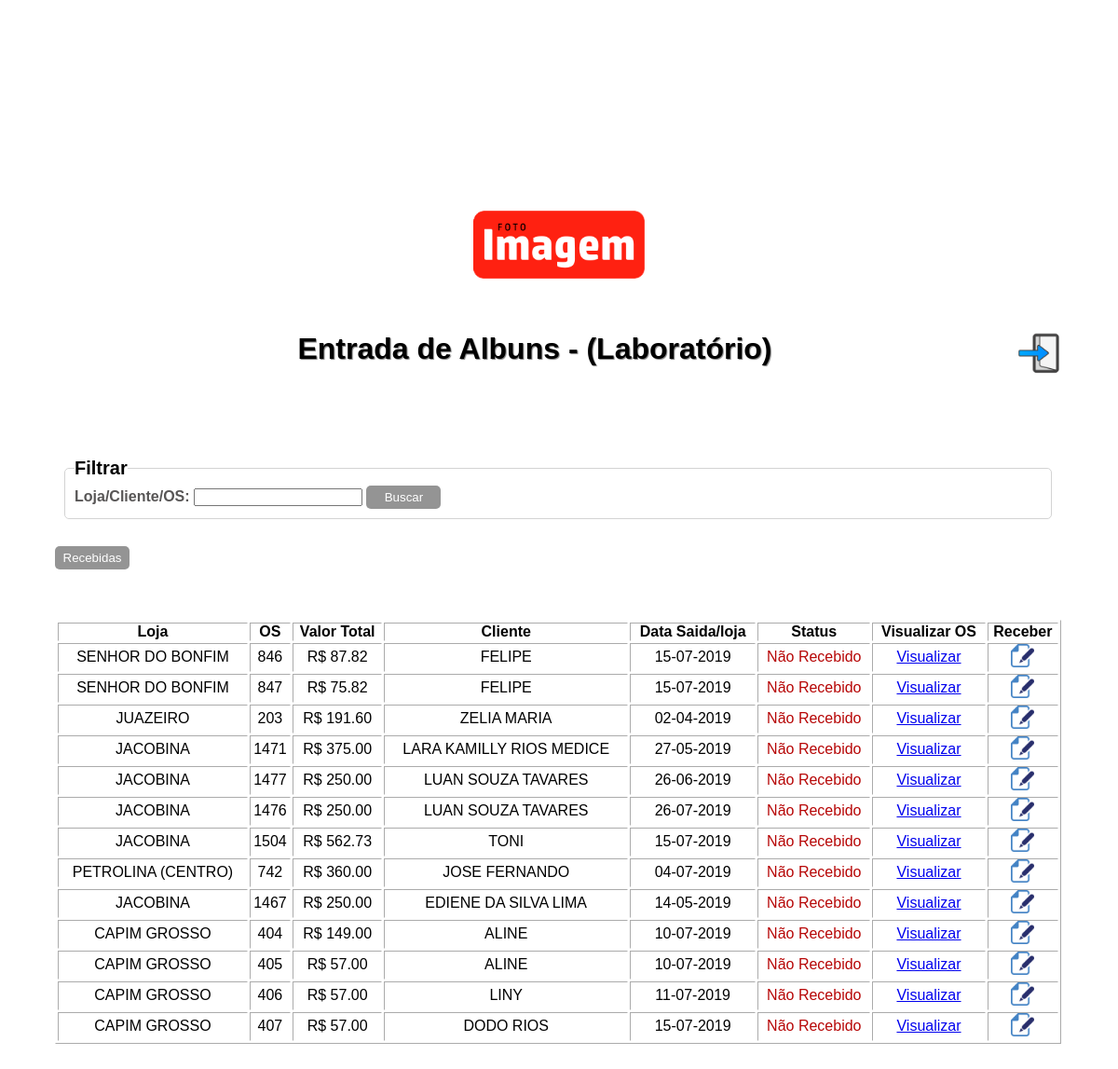
The app's page /receber_lab.php (signed in) with its own data.
### tables this page shows
CREATE TABLE `pedido` (
  `id_pedido` int(4) NOT NULL,
  `id_loja` int(4) NOT NULL,
  `os_fotografia` varchar(150) NOT NULL,
  `os` varchar(10) DEFAULT NULL,
  `codigo_cliente` int(6) DEFAULT NULL,
  `cliente` varchar(250) DEFAULT NULL,
  `email_cliente` varchar(250) DEFAULT NULL,
  `telefone_cliente` varchar(50) DEFAULT NULL,
  `vendedor` varchar(150) DEFAULT NULL,
  `status_pag` int(4) DEFAULT NULL,
  `valor` decimal(5,2) DEFAULT NULL,
  `id_status` int(4) DEFAULT NULL,
  `data_loja` varchar(100) DEFAULT NULL,
  `data_lab` varchar(20) DEFAULT NULL,
  `data_encad` varchar(20) DEFAULT NULL,
  `id_modelo` int(4) DEFAULT NULL,
  `id_tamanhoalb` int(4) DEFAULT NULL,
  `paginas` varchar(10) DEFAULT NULL,
  `id_laminacao` int(4) DEFAULT NULL,
  `id_modelocapa` int(4) DEFAULT NULL,
  `id_laminacaocapa` int(4) DEFAULT NULL,
  `id_cantoneira` int(4) DEFAULT NULL,
  `id_corte` int(4) DEFAULT NULL,
  `id_estojo` int(4) DEFAULT NULL,
  `id_maleta` int(4) DEFAULT NULL
);

CREATE TABLE `lojas` (
  `id_loja` int(4) NOT NULL,
  `nome_loja` varchar(150) NOT NULL
);

CREATE TABLE `status` (
  `id_status` int(4) NOT NULL,
  `status` varchar(150) NOT NULL
);

### receber_lab.php (the view, shortened to what this page needs)
<?php
		include('conexao.php');
?>
<!DOCTYPE html>
<html>
<head>
	<link rel="stylesheet" type="text/css" href="css/estilo.css">
</head>
<body>
	<img src="imagens/logo.png" id="logo">
	<div id="interface">
		<a href='logout.php'><img src="imagens/sair.png" id="sair" title="Sair"></a>
	<h1>Entrada de Albuns - (Laboratório)</h1>
<form name="form_busca" action="busca.php" method="post" style="padding:10px;">
<fieldset style="padding: 10px;"><legend>Filtrar</legend>
	Loja/Cliente/OS: <input type="text" name="clientes">
	<input type="submit" value="Buscar" id="btn">
</fieldset>
</form>
<a href="processa_recebimento_lab.php"><button id="btn">Recebidas</button></a>
<br><br>
	<table>
<?php
	$listar_pedidos="SELECT p.id_pedido, p.valor, l.nome_loja, p.os, p.cliente, s.status, p.data_loja, p.data_lab, p.data_encad   FROM pedido as p join lojas as l on p.id_loja=l.id_loja join status as s on s.id_status = p.id_status where p.id_status='1'";
	$query_listar=mysqli_query($conecta, $listar_pedidos);
	if($query_listar){
echo"<table border='1'>";
	echo "<tr><td><b>Loja</b></td>";
	echo "<td><b>OS</b></td>";
	echo"<td><b>Valor Total</b></td>";
	echo"<td><b>Cliente</b></td>";
	echo "<td><b>Data Saida/loja</b></td>";
	echo "<td><b>Status</b></td>";
	echo "<td><b>Visualizar OS</b></td>";
	echo "<td><b>Receber</b></td>
	</tr>";
	while($lista_de_pedidos=mysqli_fetch_array($query_listar)){
		$loja=$lista_de_pedidos['nome_loja'];
		$os=$lista_de_pedidos['os'];
		$data_loja=$lista_de_pedidos['data_loja'];
		$cliente=$lista_de_pedidos['cliente'];
		$id_pedido=$lista_de_pedidos['id_pedido'];
		$status=$lista_de_pedidos['status'];
		$valor=$lista_de_pedidos['valor'];
		echo "<tr><td>$loja</td>";
		echo"<td>$os</td>";
		echo"<td>R$ ".$valor."</td>";
		echo"<td>".mb_strtoupper($cliente)."</td>";
		echo"<td>".date('d-m-Y', strtotime($data_loja))."</td>";
		echo"<td><span class='red'>$status</span></td>";
		echo"<td><a href='os_visualizacao.php?id=$id_pedido'>Visualizar</a></td>";
		echo "<td><a href='minilab.php?os=$os'><img src='imagens/edit.png' width='25px'></a></td>";
		echo"</tr>";
	}
	}
	else{
		echo mysqli_error($conecta);
	}
?>
	</table>
</div>
</body>
</html>

### css/estilo.css (style rules this page uses)
* { margin:0; padding:0; }
#interface { width: 1080px; background: white; top: 31%; padding: 30px; position: absolute; left: 50%; margin-left: -571px; margin-top: -30px; border-radius: 7px; }
fieldset { padding: 12px; color: #585656; font-weight: bold; background: #ffffff82; border-radius: 5px; border: solid 1px lightgray; }
legend { font-weight: bold; font-size: 20px; color: black; }
span.red { color: #b70707; }
body { font-family: arial; color: black; background-image: url(http://www.fotoimagem.com.br/templates/imagem/imgs/bg_25.png); }
h1 { text-align: center; text-shadow: 1px 1px 1px gray; margin-bottom: 88px; color: black; }
#btn { background-color: #949494; border: none; border-radius: 5px; width: 80px; height: 25px; cursor: pointer; margin-top: -16px; color:white; }
table { width: 100%; text-align: center; margin:0 auto; border-color: white; margin-top: 18px; }
img#logo { position: absolute; top: 31%; left: 50%; width: 184px; margin-left: -92px; margin-top: -130px; }
#sair { width: 50px; float: right; cursor:pointer; }
fieldset { margin-bottom: 22px; }

### records on screen
pedido: id_loja.nome_loja "SENHOR DO BONFIM", os "846", valor "87.82", cliente "FELIPE", data_loja "15-07-2019", id_status.status "Não Recebido"
pedido: id_loja.nome_loja "SENHOR DO BONFIM", os "847", valor "75.82", cliente "FELIPE", data_loja "15-07-2019", id_status.status "Não Recebido"
pedido: id_loja.nome_loja "JUAZEIRO", os "203", valor "191.60", cliente "ZELIA MARIA", data_loja "02-04-2019", id_status.status "Não Recebido"
pedido: id_loja.nome_loja "JACOBINA", os "1471", valor "375.00", cliente "LARA KAMILLY RIOS MEDICE", data_loja "27-05-2019", id_status.status "Não Recebido"
pedido: id_loja.nome_loja "JACOBINA", os "1477", valor "250.00", cliente "LUAN SOUZA TAVARES", data_loja "26-06-2019", id_status.status "Não Recebido"
pedido: id_loja.nome_loja "JACOBINA", os "1476", valor "250.00", cliente "LUAN SOUZA TAVARES", data_loja "26-07-2019", id_status.status "Não Recebido"
pedido: id_loja.nome_loja "JACOBINA", os "1504", valor "562.73", cliente "TONI", data_loja "15-07-2019", id_status.status "Não Recebido"
pedido: id_loja.nome_loja "PETROLINA (CENTRO)", os "742", valor "360.00", cliente "JOSE FERNANDO", data_loja "04-07-2019", id_status.status "Não Recebido"
pedido: id_loja.nome_loja "JACOBINA", os "1467", valor "250.00", cliente "EDIENE DA SILVA LIMA", data_loja "14-05-2019", id_status.status "Não Recebido"
pedido: id_loja.nome_loja "CAPIM GROSSO", os "404", valor "149.00", cliente "ALINE", data_loja "10-07-2019", id_status.status "Não Recebido"
pedido: id_loja.nome_loja "CAPIM GROSSO", os "405", valor "57.00", cliente "ALINE", data_loja "10-07-2019", id_status.status "Não Recebido"
pedido: id_loja.nome_loja "CAPIM GROSSO", os "406", valor "57.00", cliente "LINY", data_loja "11-07-2019", id_status.status "Não Recebido"
pedido: id_loja.nome_loja "CAPIM GROSSO", os "407", valor "57.00", cliente "DODO RIOS", data_loja "15-07-2019", id_status.status "Não Recebido"
